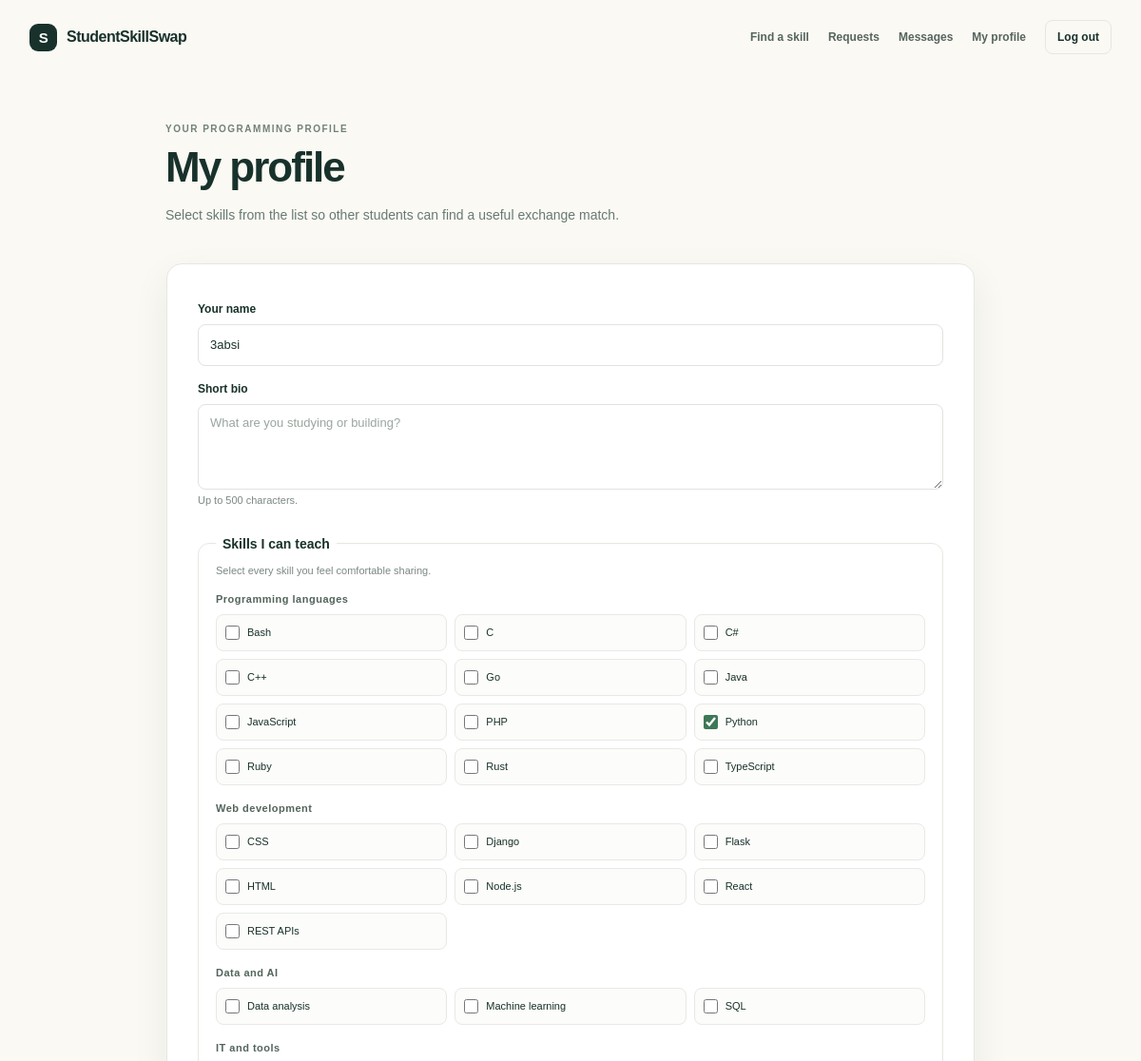
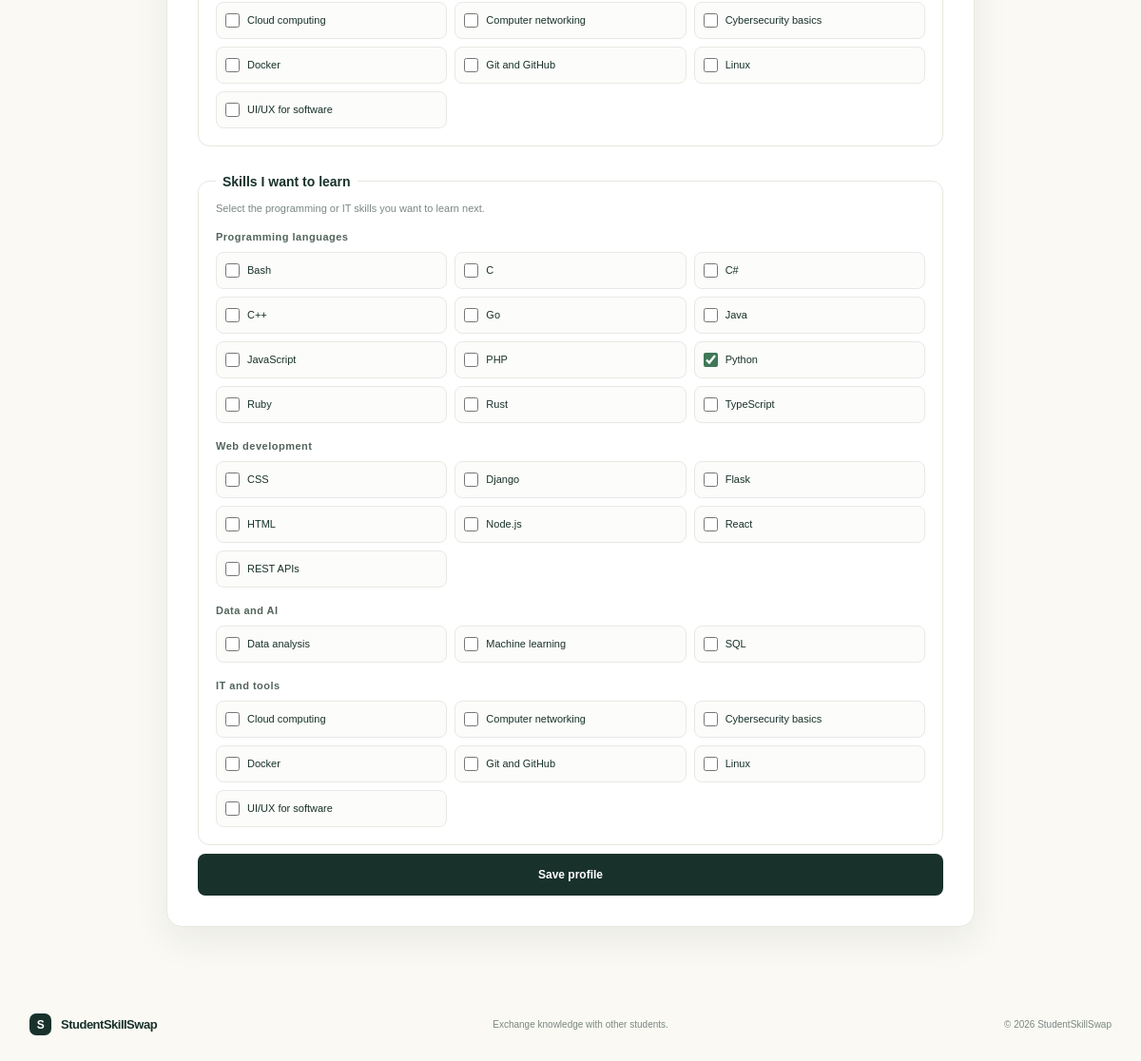
Screenshot of /profile (signed in) with the database file from the repository (2 pictures, top to bottom).
### tables this page shows
CREATE TABLE users (
            id INTEGER PRIMARY KEY AUTOINCREMENT,
            name TEXT NOT NULL,
            email TEXT NOT NULL UNIQUE,
            password_hash TEXT NOT NULL,
            bio TEXT NOT NULL DEFAULT ''
        );

CREATE TABLE skills (
            id INTEGER PRIMARY KEY AUTOINCREMENT,
            name TEXT NOT NULL UNIQUE COLLATE NOCASE
        );

### app.py (the view, shortened to what this page needs)
@app.route("/profile", methods=("GET", "POST"))
@login_required
def profile():
    user = current_user()
    if user is None:
        session.clear()
        return redirect(url_for("login"))
    return render_template(
        "profile.html",
        user=user,
        catalog=get_catalog(),
        selected_offers=get_selected_skill_ids(user["id"], "offer"),
        selected_wants=get_selected_skill_ids(user["id"], "want"),
    )

### app.py (called while the page is built)
def get_db():
    if "db" not in g:
        g.db = sqlite3.connect(DATABASE)
        g.db.row_factory = sqlite3.Row
        g.db.execute("PRAGMA foreign_keys = ON")
    return g.db

def login_required(view):
    @wraps(view)
    def wrapped_view(**kwargs):
        if session.get("user_id") is None:
            flash("Please log in first.")
            return redirect(url_for("login"))
        return view(**kwargs)
    return wrapped_view

def current_user():
    user_id = session.get("user_id")
    if user_id is None:
        return None
    return get_db().execute(
        "SELECT id, name, email, bio FROM users WHERE id = ?",
        (user_id,),
    ).fetchone()

def get_catalog():
    database = get_db()
    grouped_skills = []
    for group_name, skill_names in SKILL_GROUPS.items():
        placeholders = ",".join("?" for _ in skill_names)
        rows = database.execute(
            f"""
            SELECT id, name
            FROM skills
            WHERE name IN ({placeholders})
            ORDER BY name COLLATE NOCASE
            """,
            skill_names,
        ).fetchall()
        grouped_skills.append((group_name, rows))
    return grouped_skills

def get_selected_skill_ids(user_id, kind):
    rows = get_db().execute(
        """
        SELECT skill_id
        FROM user_skills
        WHERE user_id = ? AND kind = ?
        """,
        (user_id, kind),
    ).fetchall()
    return {row["skill_id"] for row in rows}

### templates/profile.html (shortened to what this page needs)
{% extends "base.html" %}
{% block content %}
<section class="page-heading">
  <p class="eyebrow">YOUR PROGRAMMING PROFILE</p>
  <h1>My profile</h1>
  <p>Select skills from the list so other students can find a useful exchange match.</p>
</section>
<section class="form-card profile-card">
  <form method="post" class="stacked-form">
    <label for="name">Your name</label>
    <input id="name" name="name" type="text" maxlength="80" value="{{ user.name }}" required>
    <label for="bio">Short bio</label>
    <textarea id="bio" name="bio" rows="4" maxlength="500" placeholder="What are you studying or building?">{{ user.bio }}</textarea>
    <p class="field-help">Up to 500 characters.</p>
    <fieldset class="skill-fieldset">
      <legend>Skills I can teach</legend>
      <p class="field-help">Select every skill you feel comfortable sharing.</p>
      {% for group_name, skills in catalog %}
        <div class="skill-group">
          <h2>{{ group_name }}</h2>
          <div class="skill-options">
            {% for skill in skills %}
              <label class="skill-option">
                <input
                  type="checkbox"
                  name="offers"
                  value="{{ skill.id }}"
                  {% if skill.id in selected_offers %}checked{% endif %}
                >
                <span>{{ skill.name }}</span>
              </label>
            {% endfor %}
          </div>
        </div>
      {% endfor %}
    </fieldset>
    <fieldset class="skill-fieldset">
      <legend>Skills I want to learn</legend>
      <p class="field-help">Select the programming or IT skills you want to learn next.</p>
      {% for group_name, skills in catalog %}
        <div class="skill-group">
          <h2>{{ group_name }}</h2>
          <div class="skill-options">
            {% for skill in skills %}
              <label class="skill-option">
                <input
                  type="checkbox"
                  name="wants"
                  value="{{ skill.id }}"
                  {% if skill.id in selected_wants %}checked{% endif %}
                >
                <span>{{ skill.name }}</span>
              </label>
            {% endfor %}
          </div>
        </div>
      {% endfor %}
    </fieldset>
    <button class="button button-dark" type="submit">Save profile</button>
  </form>
</section>
{% endblock %}

### templates/base.html (shortened to what this page needs)
<!doctype html>
<html lang="en">
<head>
  <link rel="stylesheet" href="{{ url_for('static', filename='style.css') }}">
</head>
<body>
  <header class="site-header">
    <a class="brand" href="{{ url_for('home') }}">
      <span class="brand-mark" aria-hidden="true">S</span>
      <span>StudentSkillSwap</span>
    </a>
    <nav class="main-nav" aria-label="Main navigation">
      {% if session.get('user_id') %}
        <a href="{{ url_for('search') }}">Find a skill</a>
        <a href="{{ url_for('requests_page') }}">Requests</a>
        <a href="{{ url_for('messages') }}">Messages</a>
        <a href="{{ url_for('profile') }}">My profile</a>
        <form action="{{ url_for('logout') }}" method="post" class="nav-form">
          <button class="button button-small button-outline" type="submit">Log out</button>
        </form>
      {% else %}
        <a href="{{ url_for('home') }}#how-it-works">How it works</a>
        <a href="{{ url_for('login') }}">Log in</a>
        <a class="button button-small button-dark" href="{{ url_for('register') }}">Join free</a>
      {% endif %}
    </nav>
  </header>
  <main>
    {% block content %}{% endblock %}
  </main>
  <footer class="site-footer">
    <a class="brand brand-footer" href="{{ url_for('home') }}">
      <span class="brand-mark" aria-hidden="true">S</span>
      <span>StudentSkillSwap</span>
    </a>
    <p>Exchange knowledge with other students.</p>
    <span>© 2026 StudentSkillSwap</span>
  </footer>
</body>
</html>

### static/style.css (style rules this page uses)
:root { --ink: #18312b; --muted: #687973; --green-deep: #25634e; --cream: #faf9f4; --line: #e6e8df; --white: #fff; --shadow: 0 14px 38px rgb(24 49 43 / 7%); }
* { box-sizing: border-box; }
html { scroll-behavior: smooth; }
body { margin: 0; min-height: 100vh; background: var(--cream); color: var(--ink); font-family: Arial, Helvetica, sans-serif; }
a { color: inherit; text-decoration: none; }
button, input, textarea, select { font: inherit; }
.site-header { min-height: 78px; max-width: 1190px; margin: 0 auto; padding: 14px 26px; display: flex; align-items: center; justify-content: space-between; gap: 20px; }
.brand { display: inline-flex; align-items: center; gap: 10px; font-size: 16px; font-weight: 800; letter-spacing: -0.5px; white-space: nowrap; }
.brand-mark { width: 29px; height: 29px; display: grid; place-items: center; border-radius: 9px; background: var(--ink); color: var(--white); font-size: 15px; }
.main-nav { display: flex; align-items: center; gap: 20px; color: #56645e; font-size: 12px; font-weight: 600; }
.nav-form { margin: 0; }
.button { min-height: 44px; display: inline-flex; align-items: center; justify-content: center; gap: 12px; padding: 12px 18px; border: 1px solid transparent; border-radius: 8px; cursor: pointer; font-size: 12px; font-weight: 700; transition: transform 160ms ease, background 160ms ease; }
.button-small { min-height: 36px; padding: 8px 12px; }
.button-dark { background: var(--ink); color: var(--white); }
.button-outline { border-color: var(--line); background: transparent; color: var(--ink); }
.eyebrow { color: #728179; font-size: 10px; font-weight: 700; letter-spacing: 1.5px; }
.hero h1, .page-heading h1, .form-card h1, .section-heading h2 { font-weight: 700; letter-spacing: -2px; }
.site-footer { max-width: 1190px; min-height: 76px; margin: 0 auto; padding: 18px 26px; display: flex; align-items: center; justify-content: space-between; gap: 12px; }
.brand-footer { font-size: 13px; }
.brand-footer .brand-mark { width: 23px; height: 23px; border-radius: 7px; font-size: 12px; }
.site-footer p, .site-footer > span { color: #7a8780; font-size: 10px; }
.form-card { width: min(100%, 500px); padding: 32px; border: 1px solid var(--line); border-radius: 16px; background: var(--white); box-shadow: var(--shadow); }
.stacked-form { display: flex; flex-direction: column; gap: 9px; margin-top: 24px; }
.stacked-form > label, .search-form > label, .request-form > label, .send-message-form > label { margin-top: 8px; font-size: 12px; font-weight: 700; }
input, textarea, select { width: 100%; min-height: 44px; padding: 11px 12px; border: 1px solid #dfe4dc; border-radius: 8px; background: var(--white); color: var(--ink); font-size: 13px; }
textarea { min-height: 90px; resize: vertical; }
input::placeholder, textarea::placeholder { color: #9aa69e; }
.field-help { margin: -4px 0 3px; color: #7b8981; font-size: 11px; }
.page-heading { max-width: 900px; margin: 0 auto; padding: 42px 24px 24px; }
.page-heading h1 { margin: 8px 0 10px; font-size: clamp(31px, 5vw, 44px); }
.page-heading > p:last-child { max-width: 620px; color: var(--muted); font-size: 14px; line-height: 1.7; }
.profile-card { width: min(calc(100% - 36px), 850px); margin: 0 auto 65px; }
.profile-card .stacked-form { margin-top: 0; }
.skill-fieldset { min-width: 0; margin: 20px 0 0; padding: 18px; border: 1px solid var(--line); border-radius: 12px; }
.skill-fieldset legend { padding: 0 7px; font-size: 14px; font-weight: 700; }
.skill-group { margin-top: 18px; }
.skill-group h2 { margin: 0 0 10px; color: #53655b; font-size: 11px; letter-spacing: 0.5px; }
.skill-options { display: grid; grid-template-columns: repeat(3, minmax(0, 1fr)); gap: 8px; }
.skill-option { min-height: 39px; display: flex; align-items: center; gap: 8px; padding: 8px 9px; border: 1px solid #e6eae4; border-radius: 8px; background: #fcfcfa; cursor: pointer; font-size: 11px; line-height: 1.3; }
.skill-option input { width: 15px; min-height: 15px; height: 15px; flex: 0 0 15px; margin: 0; accent-color: #3f7857; }

### rows the page displays
users: name "3absi"
skills: name "Bash"
skills: name "C"
skills: name "C#"
skills: name "C++"
skills: name "Go"
skills: name "Java"
skills: name "JavaScript"
skills: name "PHP"
skills: offers "☑", name "Python", wants "☑"
skills: name "Ruby"
skills: name "Rust"
skills: name "TypeScript"
skills: name "CSS"
skills: name "Django"
skills: name "Flask"
skills: name "HTML"
skills: name "Node.js"
skills: name "React"
skills: name "REST APIs"
skills: name "Data analysis"
skills: name "Machine learning"
skills: name "SQL"
skills: name "Cloud computing"
skills: name "Computer networking"
skills: name "Cybersecurity basics"
skills: name "Docker"
skills: name "Git and GitHub"
skills: name "Linux"
skills: name "UI/UX for software"

### other values shown
{{ group_name }} "Programming languages" "Web development" "Data and AI" "IT and tools"
